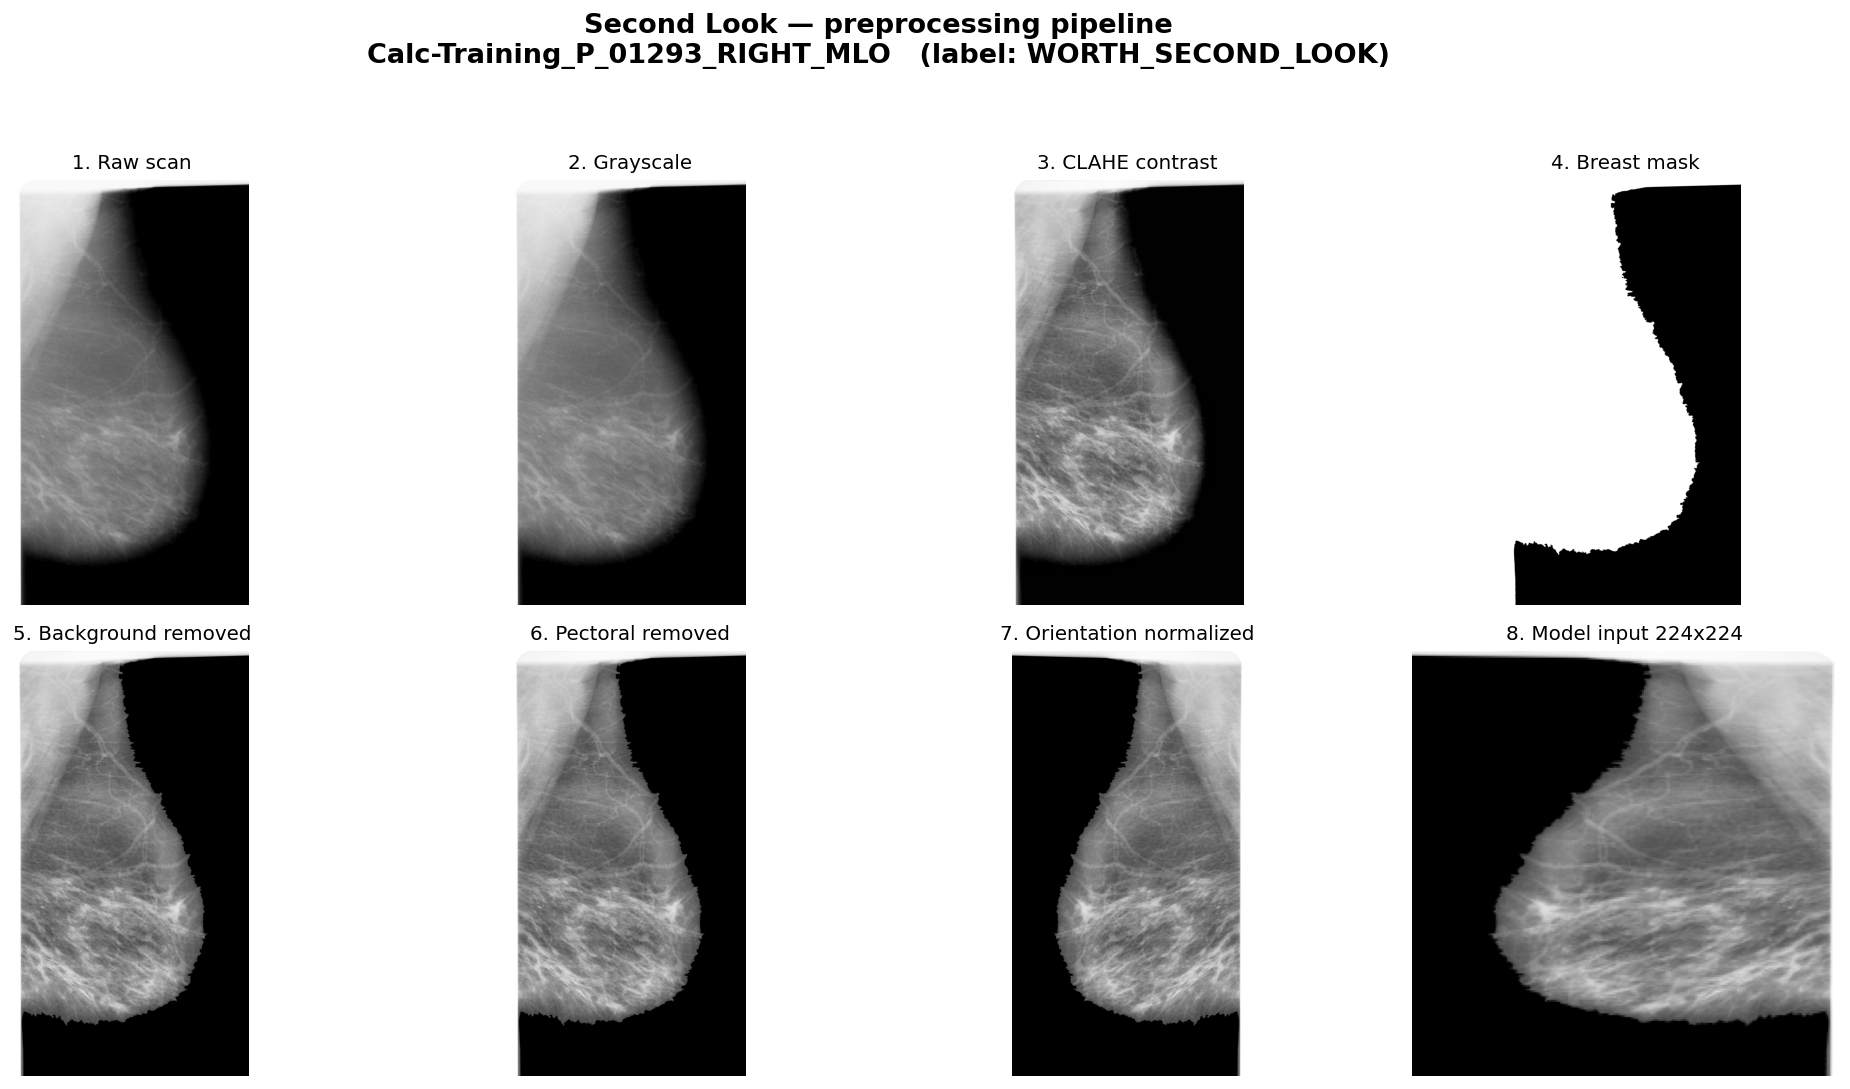

Source code (Python):
"""Generate a before/after preprocessing panel for the demo.

Renders each stage of data_pipeline.preprocessor on a real CBIS-DDSM scan:
raw -> grayscale -> CLAHE -> breast mask -> masked -> pectoral-removed ->
orientation-normalized -> final 224x224 model input.

Usage:
    python demos/preprocessing_grid.py [--case CASE_FOLDER] [--out PATH]

Reads from data/manifest.csv (cached images only). Writes a PNG suitable for
a slide.
"""
import argparse
import sys
from pathlib import Path

REPO = Path(__file__).resolve().parents[1]
if str(REPO) not in sys.path:
    sys.path.insert(0, str(REPO))

import cv2
import matplotlib
matplotlib.use("Agg")
import matplotlib.pyplot as plt
import pandas as pd

from config.constants import INPUT_SIZE
from data_pipeline import preprocessor as pp


def pick_case(manifest_path: Path, case: str | None) -> pd.Series:
    m = pd.read_csv(manifest_path)
    has_img = ~(m["image_local_path"].isna()
                | (m["image_local_path"].astype(str).str.strip() == ""))
    m = m[has_img].copy()
    if case:
        sel = m[m["case_folder"] == case]
        if sel.empty:
            raise SystemExit(f"Case {case!r} not found among cached images.")
        return sel.iloc[0]
    # Default: a positive MLO case (pectoral triangle visible).
    mlo_pos = m[m["case_folder"].str.contains("MLO", case=False)
                & (m["canonical_label"] == 1)]
    return (mlo_pos if not mlo_pos.empty else m).iloc[0]


def build_stages(path: str):
    raw = pp.load_image(path)
    gray = pp._to_grayscale(raw)
    clahe = pp._apply_clahe(gray)
    mask = pp._breast_mask(clahe)
    masked = cv2.bitwise_and(clahe, clahe, mask=mask)
    no_pec = pp._remove_pectoral(masked, mask)
    oriented = pp._normalize_orientation(no_pec, mask)
    final = cv2.resize(oriented, INPUT_SIZE, interpolation=cv2.INTER_AREA)
    return [
        ("1. Raw scan", raw),
        ("2. Grayscale", gray),
        ("3. CLAHE contrast", clahe),
        ("4. Breast mask", mask),
        ("5. Background removed", masked),
        ("6. Pectoral removed", no_pec),
        ("7. Orientation normalized", oriented),
        (f"8. Model input {INPUT_SIZE[0]}x{INPUT_SIZE[1]}", final),
    ]


def main() -> None:
    ap = argparse.ArgumentParser()
    ap.add_argument("--case", default=None)
    ap.add_argument("--manifest", default=str(REPO / "data" / "manifest.csv"))
    ap.add_argument("--out", default=str(REPO / "demos" / "preprocessing_grid.png"))
    args = ap.parse_args()

    row = pick_case(Path(args.manifest), args.case)
    label = "WORTH_SECOND_LOOK" if int(row["canonical_label"]) == 1 else "NOT_WORTH_SECOND_LOOK"
    stages = build_stages(row["image_local_path"])

    fig, axes = plt.subplots(2, 4, figsize=(16, 8.5))
    fig.suptitle(
        f"Second Look — preprocessing pipeline\n"
        f"{row['case_folder']}   (label: {label})",
        fontsize=15, fontweight="bold",
    )
    for ax, (title, img) in zip(axes.ravel(), stages):
        ax.imshow(img, cmap="gray")
        ax.set_title(title, fontsize=11)
        ax.axis("off")
    fig.tight_layout(rect=(0, 0, 1, 0.94))
    fig.savefig(args.out, dpi=130, bbox_inches="tight")
    print(f"Wrote {args.out}")
    print(f"Case: {row['case_folder']}  label: {label}")


if __name__ == "__main__":
    main()
